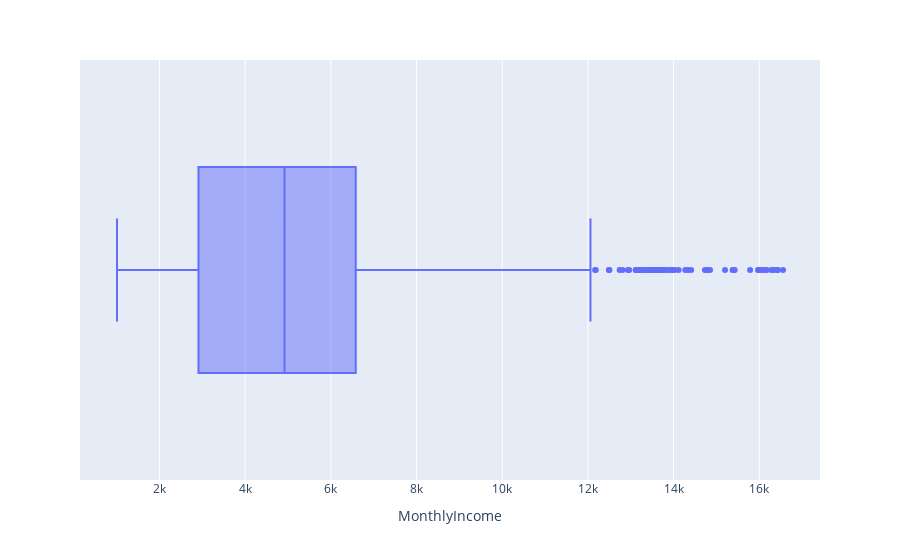

Notebook source saved alongside this figure:
### Code cell
px.box(df, x = 'MonthlyIncome')

### Figure 1 — Plotly figure (JSON) as saved in the notebook; plotly's stock layout.template omitted (floating-point values rounded to 4 significant figures; data arrays with more than 128 entries replaced by an {"elided": "..."} marker saying what was removed)
{"data": [{"alignmentgroup": "True", "hovertemplate": "MonthlyIncome=%{x}<extra></extra>", "legendgroup": "", "marker": {"color": "#636efa"}, "name": "", "notched": false, "offsetgroup": "", "orientation": "h", "showlegend": false, "type": "box", "x": {"elided": "1470 float values"}, "x0": " ", "xaxis": "x", "y0": " ", "yaxis": "y"}], "layout": {"boxmode": "group", "legend": {"tracegroupgap": 0}, "margin": {"t": 60}, "xaxis": {"anchor": "y", "domain": [0, 1], "title": {"text": "MonthlyIncome"}}, "yaxis": {"anchor": "x", "domain": [0, 1]}}}
